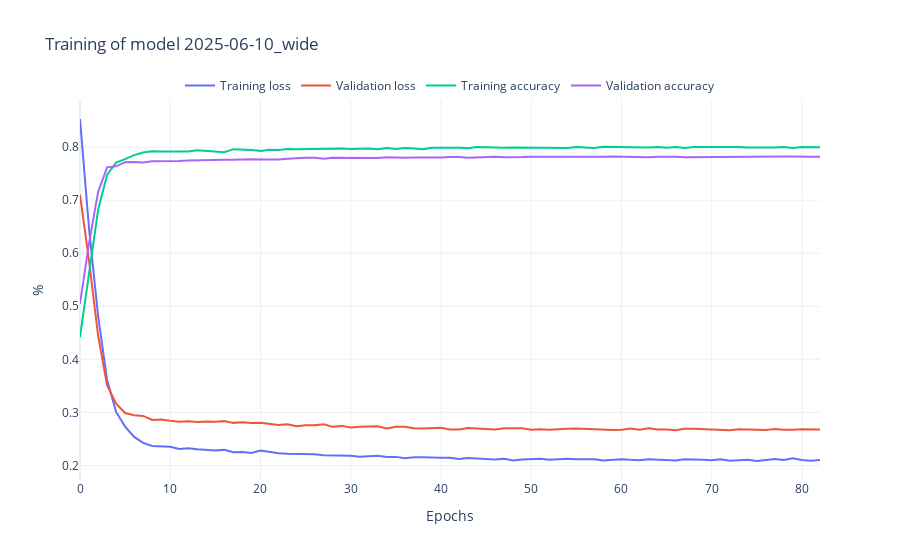
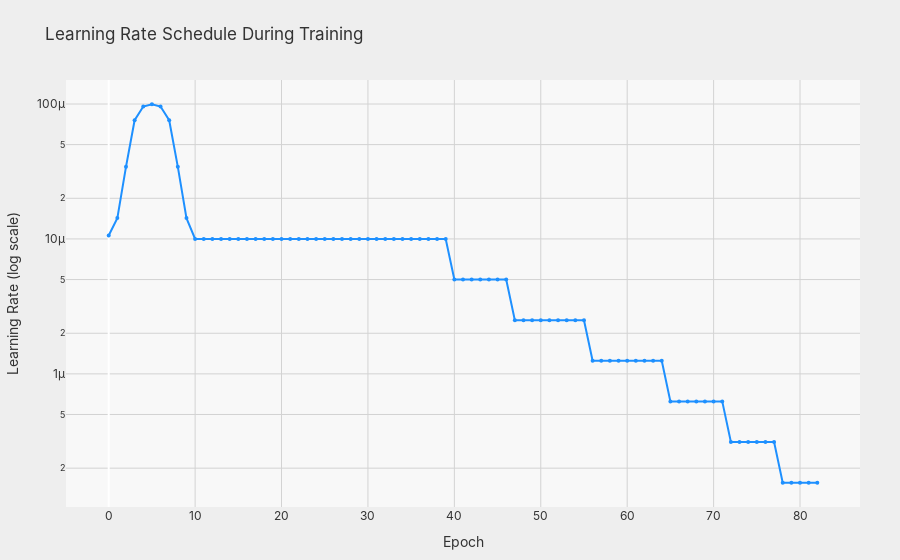

Write notebook code for charts like these, in order.
### Markdown cell above
#### Plot the training and validation loss

### Code cell
rst.plot_history(history_wide, model_wide_name)
rst.plot_lr_schedule(history_wide)
